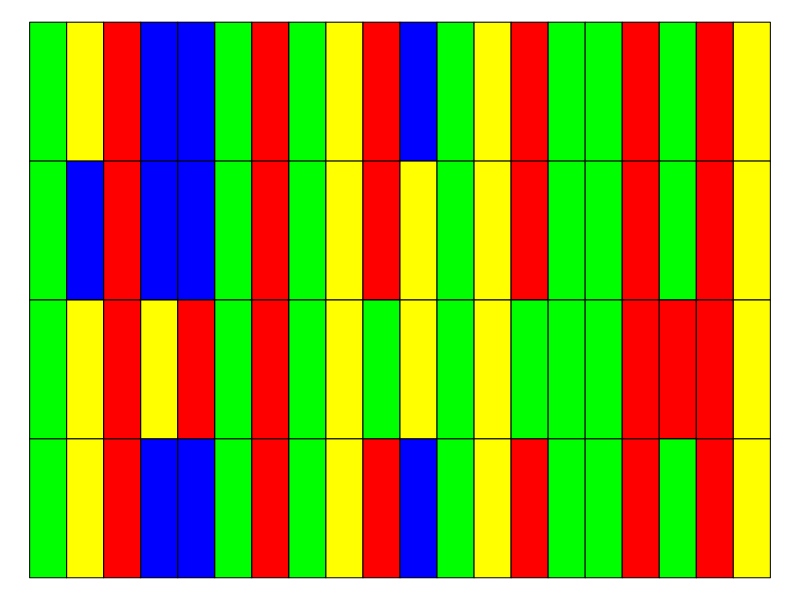

This chart was generated by the following R code:
rm(list=ls())

# Assumes 4-taxon balanced tree with equal branch lengths

brl <- 0.07
numSites <- 20
root <- vector(mode="character",length=numSites)
leftAnc <- vector(mode="character",length=numSites)
rightAnc <- vector(mode="character",length=numSites)
llTerm <- vector(mode="character",length=numSites)
lrTerm <- vector(mode="character",length=numSites)
rlTerm <- vector(mode="character",length=numSites)
rrTerm <- vector(mode="character",length=numSites)

probChange <- 1 - ((1/4) + ((3/4)*exp(-4*(brl/3))))

bases <- c("red","green","blue","yellow")

for (i in 1:numSites){
	root[i] <- sample(bases,1)
	
	# Draw left daughter of root
	leftAnc[i] <- root[i]
	if (runif(1) < probChange){
		while (root[i] == leftAnc[i]){
			leftAnc[i] <- sample(bases,1)
		}
	}
	
	# Draw right daughter of root
	rightAnc[i] <- root[i]
	if (runif(1) < probChange){
		while (root[i] == rightAnc[i]){
			rightAnc[i] <- sample(bases,1)
		}
	}
	
	# Draw left most terminal
	llTerm[i] <- leftAnc[i]
	if (runif(1) < probChange){
		while (llTerm[i] == leftAnc[i]){
			llTerm[i] <- sample(bases,1)
		}
	}
	
	lrTerm[i] <- leftAnc[i]
	if (runif(1) < probChange){
		while (lrTerm[i] == leftAnc[i]){
			lrTerm[i] <- sample(bases,1)
		}
	}
	
	rlTerm[i] <- rightAnc[i]
	if (runif(1) < probChange){
		while (rlTerm[i] == rightAnc[i]){
			rlTerm[i] <- sample(bases,1)
		}
	}
	
	rrTerm[i] <- rightAnc[i]
	if (runif(1) < probChange){
		while (rrTerm[i] == rightAnc[i]){
			rrTerm[i] <- sample(bases,1)
		}
	}
}

scale <- 0.15
quartz(width=numSites*scale,height=4*scale)
par(mai=c(0,0,0,0))
plot(c(),c(),main="",xaxt="n",yaxt="n",xlab="",ylab="",bty="n",
	 xlim=c(0,numSites*scale),ylim=c(0,(numSites/4)*scale))

for (i in 1:numSites){
	rect(numSites*scale*((i-1)/numSites),
		(numSites/4)*scale*(3/4),
		numSites*scale*(i/numSites),
		(numSites/4)*scale,
		col=llTerm[i])
	rect(numSites*scale*((i-1)/numSites),
		(numSites/4)*scale*(1/2),
		numSites*scale*(i/numSites),
		(numSites/4)*scale*(3/4),
		col=lrTerm[i])
	rect(numSites*scale*((i-1)/numSites),
		(numSites/4)*scale*(1/4),
		numSites*scale*(i/numSites),
		(numSites/4)*scale*(1/2),
		col=rlTerm[i])
	rect(numSites*scale*((i-1)/numSites),
		0,
		numSites*scale*(i/numSites),
		(numSites/4)*scale*(1/4),
		col=llTerm[i])
}

